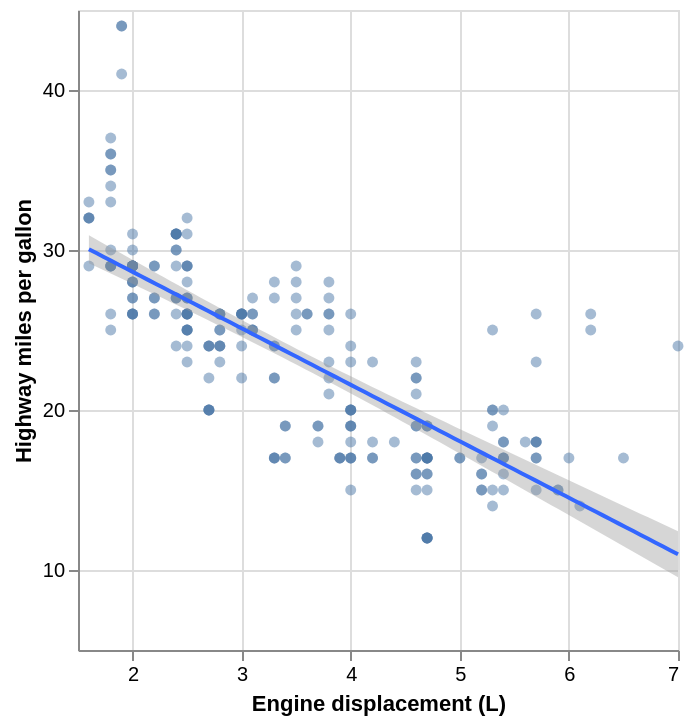

Specify this chart in Vega-Lite:
### Vega-Lite specification from a JSON file in a GitHub repository (floating-point values rounded to 4 significant figures; data arrays with more than 128 entries replaced by an {"elided": "..."} marker saying what was removed)
{"$schema": "https://vega.github.io/schema/vega-lite/v6.json", "data": {"values": {"elided": "234 records"}}, "width": "container", "height": 320, "layer": [{"mark": {"type": "point", "filled": true, "opacity": 0.5}, "encoding": {"x": {"field": "displ", "type": "quantitative", "title": "Engine displacement (L)", "scale": {"zero": false}}, "y": {"field": "hwy", "type": "quantitative", "title": "Highway miles per gallon", "scale": {"zero": false}}}}, {"data": {"values": [{"displ": 1.6, "hwy": 30.05, "__ymin": 29.18, "__ymax": 30.92}, {"displ": 1.668, "hwy": 29.81, "__ymin": 28.96, "__ymax": 30.66}, {"displ": 1.737, "hwy": 29.57, "__ymin": 28.74, "__ymax": 30.39}, {"displ": 1.805, "hwy": 29.32, "__ymin": 28.52, "__ymax": 30.13}, {"displ": 1.873, "hwy": 29.08, "__ymin": 28.3, "__ymax": 29.87}, {"displ": 1.942, "hwy": 28.84, "__ymin": 28.08, "__ymax": 29.61}, {"displ": 2.01, "hwy": 28.6, "__ymin": 27.85, "__ymax": 29.35}, {"displ": 2.078, "hwy": 28.36, "__ymin": 27.63, "__ymax": 29.09}, {"displ": 2.147, "hwy": 28.12, "__ymin": 27.41, "__ymax": 28.83}, {"displ": 2.215, "hwy": 27.88, "__ymin": 27.19, "__ymax": 28.57}, {"displ": 2.284, "hwy": 27.64, "__ymin": 26.96, "__ymax": 28.31}, {"displ": 2.352, "hwy": 27.39, "__ymin": 26.74, "__ymax": 28.05}, {"displ": 2.42, "hwy": 27.15, "__ymin": 26.52, "__ymax": 27.79}, {"displ": 2.489, "hwy": 26.91, "__ymin": 26.29, "__ymax": 27.53}, {"displ": 2.557, "hwy": 26.67, "__ymin": 26.06, "__ymax": 27.28}, {"displ": 2.625, "hwy": 26.43, "__ymin": 25.84, "__ymax": 27.02}, {"displ": 2.694, "hwy": 26.19, "__ymin": 25.61, "__ymax": 26.76}, {"displ": 2.762, "hwy": 25.95, "__ymin": 25.38, "__ymax": 26.51}, {"displ": 2.83, "hwy": 25.7, "__ymin": 25.15, "__ymax": 26.26}, {"displ": 2.899, "hwy": 25.46, "__ymin": 24.92, "__ymax": 26.0}, {"displ": 2.967, "hwy": 25.22, "__ymin": 24.69, "__ymax": 25.75}, {"displ": 3.035, "hwy": 24.98, "__ymin": 24.46, "__ymax": 25.5}, {"displ": 3.104, "hwy": 24.74, "__ymin": 24.23, "__ymax": 25.25}, {"displ": 3.172, "hwy": 24.5, "__ymin": 23.99, "__ymax": 25.01}, {"displ": 3.241, "hwy": 24.26, "__ymin": 23.75, "__ymax": 24.76}, {"displ": 3.309, "hwy": 24.02, "__ymin": 23.52, "__ymax": 24.51}, {"displ": 3.377, "hwy": 23.77, "__ymin": 23.28, "__ymax": 24.27}, {"displ": 3.446, "hwy": 23.53, "__ymin": 23.04, "__ymax": 24.03}, {"displ": 3.514, "hwy": 23.29, "__ymin": 22.8, "__ymax": 23.79}, {"displ": 3.582, "hwy": 23.05, "__ymin": 22.55, "__ymax": 23.55}, {"displ": 3.651, "hwy": 22.81, "__ymin": 22.31, "__ymax": 23.31}, {"displ": 3.719, "hwy": 22.57, "__ymin": 22.06, "__ymax": 23.07}, {"displ": 3.787, "hwy": 22.33, "__ymin": 21.82, "__ymax": 22.83}, {"displ": 3.856, "hwy": 22.08, "__ymin": 21.57, "__ymax": 22.6}, {"displ": 3.924, "hwy": 21.84, "__ymin": 21.32, "__ymax": 22.37}, {"displ": 3.992, "hwy": 21.6, "__ymin": 21.07, "__ymax": 22.13}, {"displ": 4.061, "hwy": 21.36, "__ymin": 20.82, "__ymax": 21.9}, {"displ": 4.129, "hwy": 21.12, "__ymin": 20.56, "__ymax": 21.67}, {"displ": 4.197, "hwy": 20.88, "__ymin": 20.31, "__ymax": 21.45}, {"displ": 4.266, "hwy": 20.64, "__ymin": 20.06, "__ymax": 21.22}, {"displ": 4.334, "hwy": 20.4, "__ymin": 19.8, "__ymax": 20.99}, {"displ": 4.403, "hwy": 20.15, "__ymin": 19.54, "__ymax": 20.76}, {"displ": 4.471, "hwy": 19.91, "__ymin": 19.29, "__ymax": 20.54}, {"displ": 4.539, "hwy": 19.67, "__ymin": 19.03, "__ymax": 20.31}, {"displ": 4.608, "hwy": 19.43, "__ymin": 18.77, "__ymax": 20.09}, {"displ": 4.676, "hwy": 19.19, "__ymin": 18.51, "__ymax": 19.86}, {"displ": 4.744, "hwy": 18.95, "__ymin": 18.25, "__ymax": 19.64}, {"displ": 4.813, "hwy": 18.71, "__ymin": 17.99, "__ymax": 19.42}, {"displ": 4.881, "hwy": 18.46, "__ymin": 17.73, "__ymax": 19.2}, {"displ": 4.949, "hwy": 18.22, "__ymin": 17.47, "__ymax": 18.97}, {"displ": 5.018, "hwy": 17.98, "__ymin": 17.21, "__ymax": 18.75}, {"displ": 5.086, "hwy": 17.74, "__ymin": 16.95, "__ymax": 18.53}, {"displ": 5.154, "hwy": 17.5, "__ymin": 16.69, "__ymax": 18.31}, {"displ": 5.223, "hwy": 17.26, "__ymin": 16.42, "__ymax": 18.09}, {"displ": 5.291, "hwy": 17.02, "__ymin": 16.16, "__ymax": 17.87}, {"displ": 5.359, "hwy": 16.78, "__ymin": 15.9, "__ymax": 17.65}, {"displ": 5.428, "hwy": 16.53, "__ymin": 15.64, "__ymax": 17.43}, {"displ": 5.496, "hwy": 16.29, "__ymin": 15.37, "__ymax": 17.21}, {"displ": 5.565, "hwy": 16.05, "__ymin": 15.11, "__ymax": 16.99}, {"displ": 5.633, "hwy": 15.81, "__ymin": 14.85, "__ymax": 16.77}, {"displ": 5.701, "hwy": 15.57, "__ymin": 14.58, "__ymax": 16.56}, {"displ": 5.77, "hwy": 15.33, "__ymin": 14.32, "__ymax": 16.34}, {"displ": 5.838, "hwy": 15.09, "__ymin": 14.05, "__ymax": 16.12}, {"displ": 5.906, "hwy": 14.84, "__ymin": 13.79, "__ymax": 15.9}, {"displ": 5.975, "hwy": 14.6, "__ymin": 13.52, "__ymax": 15.68}, {"displ": 6.043, "hwy": 14.36, "__ymin": 13.26, "__ymax": 15.46}, {"displ": 6.111, "hwy": 14.12, "__ymin": 13.0, "__ymax": 15.25}, {"displ": 6.18, "hwy": 13.88, "__ymin": 12.73, "__ymax": 15.03}, {"displ": 6.248, "hwy": 13.64, "__ymin": 12.47, "__ymax": 14.81}, {"displ": 6.316, "hwy": 13.4, "__ymin": 12.2, "__ymax": 14.59}, {"displ": 6.385, "hwy": 13.16, "__ymin": 11.93, "__ymax": 14.38}, {"displ": 6.453, "hwy": 12.91, "__ymin": 11.67, "__ymax": 14.16}, {"displ": 6.522, "hwy": 12.67, "__ymin": 11.4, "__ymax": 13.94}, {"displ": 6.59, "hwy": 12.43, "__ymin": 11.14, "__ymax": 13.72}, {"displ": 6.658, "hwy": 12.19, "__ymin": 10.87, "__ymax": 13.51}, {"displ": 6.727, "hwy": 11.95, "__ymin": 10.61, "__ymax": 13.29}, {"displ": 6.795, "hwy": 11.71, "__ymin": 10.34, "__ymax": 13.07}, {"displ": 6.863, "hwy": 11.47, "__ymin": 10.08, "__ymax": 12.86}, {"displ": 6.932, "hwy": 11.22, "__ymin": 9.81, "__ymax": 12.64}, {"displ": 7.0, "hwy": 10.98, "__ymin": 9.544, "__ymax": 12.42}]}, "mark": {"type": "area", "style": "phiz-band"}, "encoding": {"x": {"field": "displ", "type": "quantitative", "title": "Engine displacement (L)", "scale": {"zero": false}}, "y": {"field": "__ymin", "type": "quantitative", "title": "Highway miles per gallon", "scale": {"zero": false}}, "y2": {"field": "__ymax"}}}, {"data": {"values": [{"displ": 1.6, "hwy": 30.05, "__ymin": 29.18, "__ymax": 30.92}, {"displ": 1.668, "hwy": 29.81, "__ymin": 28.96, "__ymax": 30.66}, {"displ": 1.737, "hwy": 29.57, "__ymin": 28.74, "__ymax": 30.39}, {"displ": 1.805, "hwy": 29.32, "__ymin": 28.52, "__ymax": 30.13}, {"displ": 1.873, "hwy": 29.08, "__ymin": 28.3, "__ymax": 29.87}, {"displ": 1.942, "hwy": 28.84, "__ymin": 28.08, "__ymax": 29.61}, {"displ": 2.01, "hwy": 28.6, "__ymin": 27.85, "__ymax": 29.35}, {"displ": 2.078, "hwy": 28.36, "__ymin": 27.63, "__ymax": 29.09}, {"displ": 2.147, "hwy": 28.12, "__ymin": 27.41, "__ymax": 28.83}, {"displ": 2.215, "hwy": 27.88, "__ymin": 27.19, "__ymax": 28.57}, {"displ": 2.284, "hwy": 27.64, "__ymin": 26.96, "__ymax": 28.31}, {"displ": 2.352, "hwy": 27.39, "__ymin": 26.74, "__ymax": 28.05}, {"displ": 2.42, "hwy": 27.15, "__ymin": 26.52, "__ymax": 27.79}, {"displ": 2.489, "hwy": 26.91, "__ymin": 26.29, "__ymax": 27.53}, {"displ": 2.557, "hwy": 26.67, "__ymin": 26.06, "__ymax": 27.28}, {"displ": 2.625, "hwy": 26.43, "__ymin": 25.84, "__ymax": 27.02}, {"displ": 2.694, "hwy": 26.19, "__ymin": 25.61, "__ymax": 26.76}, {"displ": 2.762, "hwy": 25.95, "__ymin": 25.38, "__ymax": 26.51}, {"displ": 2.83, "hwy": 25.7, "__ymin": 25.15, "__ymax": 26.26}, {"displ": 2.899, "hwy": 25.46, "__ymin": 24.92, "__ymax": 26.0}, {"displ": 2.967, "hwy": 25.22, "__ymin": 24.69, "__ymax": 25.75}, {"displ": 3.035, "hwy": 24.98, "__ymin": 24.46, "__ymax": 25.5}, {"displ": 3.104, "hwy": 24.74, "__ymin": 24.23, "__ymax": 25.25}, {"displ": 3.172, "hwy": 24.5, "__ymin": 23.99, "__ymax": 25.01}, {"displ": 3.241, "hwy": 24.26, "__ymin": 23.75, "__ymax": 24.76}, {"displ": 3.309, "hwy": 24.02, "__ymin": 23.52, "__ymax": 24.51}, {"displ": 3.377, "hwy": 23.77, "__ymin": 23.28, "__ymax": 24.27}, {"displ": 3.446, "hwy": 23.53, "__ymin": 23.04, "__ymax": 24.03}, {"displ": 3.514, "hwy": 23.29, "__ymin": 22.8, "__ymax": 23.79}, {"displ": 3.582, "hwy": 23.05, "__ymin": 22.55, "__ymax": 23.55}, {"displ": 3.651, "hwy": 22.81, "__ymin": 22.31, "__ymax": 23.31}, {"displ": 3.719, "hwy": 22.57, "__ymin": 22.06, "__ymax": 23.07}, {"displ": 3.787, "hwy": 22.33, "__ymin": 21.82, "__ymax": 22.83}, {"displ": 3.856, "hwy": 22.08, "__ymin": 21.57, "__ymax": 22.6}, {"displ": 3.924, "hwy": 21.84, "__ymin": 21.32, "__ymax": 22.37}, {"displ": 3.992, "hwy": 21.6, "__ymin": 21.07, "__ymax": 22.13}, {"displ": 4.061, "hwy": 21.36, "__ymin": 20.82, "__ymax": 21.9}, {"displ": 4.129, "hwy": 21.12, "__ymin": 20.56, "__ymax": 21.67}, {"displ": 4.197, "hwy": 20.88, "__ymin": 20.31, "__ymax": 21.45}, {"displ": 4.266, "hwy": 20.64, "__ymin": 20.06, "__ymax": 21.22}, {"displ": 4.334, "hwy": 20.4, "__ymin": 19.8, "__ymax": 20.99}, {"displ": 4.403, "hwy": 20.15, "__ymin": 19.54, "__ymax": 20.76}, {"displ": 4.471, "hwy": 19.91, "__ymin": 19.29, "__ymax": 20.54}, {"displ": 4.539, "hwy": 19.67, "__ymin": 19.03, "__ymax": 20.31}, {"displ": 4.608, "hwy": 19.43, "__ymin": 18.77, "__ymax": 20.09}, {"displ": 4.676, "hwy": 19.19, "__ymin": 18.51, "__ymax": 19.86}, {"displ": 4.744, "hwy": 18.95, "__ymin": 18.25, "__ymax": 19.64}, {"displ": 4.813, "hwy": 18.71, "__ymin": 17.99, "__ymax": 19.42}, {"displ": 4.881, "hwy": 18.46, "__ymin": 17.73, "__ymax": 19.2}, {"displ": 4.949, "hwy": 18.22, "__ymin": 17.47, "__ymax": 18.97}, {"displ": 5.018, "hwy": 17.98, "__ymin": 17.21, "__ymax": 18.75}, {"displ": 5.086, "hwy": 17.74, "__ymin": 16.95, "__ymax": 18.53}, {"displ": 5.154, "hwy": 17.5, "__ymin": 16.69, "__ymax": 18.31}, {"displ": 5.223, "hwy": 17.26, "__ymin": 16.42, "__ymax": 18.09}, {"displ": 5.291, "hwy": 17.02, "__ymin": 16.16, "__ymax": 17.87}, {"displ": 5.359, "hwy": 16.78, "__ymin": 15.9, "__ymax": 17.65}, {"displ": 5.428, "hwy": 16.53, "__ymin": 15.64, "__ymax": 17.43}, {"displ": 5.496, "hwy": 16.29, "__ymin": 15.37, "__ymax": 17.21}, {"displ": 5.565, "hwy": 16.05, "__ymin": 15.11, "__ymax": 16.99}, {"displ": 5.633, "hwy": 15.81, "__ymin": 14.85, "__ymax": 16.77}, {"displ": 5.701, "hwy": 15.57, "__ymin": 14.58, "__ymax": 16.56}, {"displ": 5.77, "hwy": 15.33, "__ymin": 14.32, "__ymax": 16.34}, {"displ": 5.838, "hwy": 15.09, "__ymin": 14.05, "__ymax": 16.12}, {"displ": 5.906, "hwy": 14.84, "__ymin": 13.79, "__ymax": 15.9}, {"displ": 5.975, "hwy": 14.6, "__ymin": 13.52, "__ymax": 15.68}, {"displ": 6.043, "hwy": 14.36, "__ymin": 13.26, "__ymax": 15.46}, {"displ": 6.111, "hwy": 14.12, "__ymin": 13.0, "__ymax": 15.25}, {"displ": 6.18, "hwy": 13.88, "__ymin": 12.73, "__ymax": 15.03}, {"displ": 6.248, "hwy": 13.64, "__ymin": 12.47, "__ymax": 14.81}, {"displ": 6.316, "hwy": 13.4, "__ymin": 12.2, "__ymax": 14.59}, {"displ": 6.385, "hwy": 13.16, "__ymin": 11.93, "__ymax": 14.38}, {"displ": 6.453, "hwy": 12.91, "__ymin": 11.67, "__ymax": 14.16}, {"displ": 6.522, "hwy": 12.67, "__ymin": 11.4, "__ymax": 13.94}, {"displ": 6.59, "hwy": 12.43, "__ymin": 11.14, "__ymax": 13.72}, {"displ": 6.658, "hwy": 12.19, "__ymin": 10.87, "__ymax": 13.51}, {"displ": 6.727, "hwy": 11.95, "__ymin": 10.61, "__ymax": 13.29}, {"displ": 6.795, "hwy": 11.71, "__ymin": 10.34, "__ymax": 13.07}, {"displ": 6.863, "hwy": 11.47, "__ymin": 10.08, "__ymax": 12.86}, {"displ": 6.932, "hwy": 11.22, "__ymin": 9.81, "__ymax": 12.64}, {"displ": 7.0, "hwy": 10.98, "__ymin": 9.544, "__ymax": 12.42}]}, "mark": {"type": "line", "strokeWidth": 2, "style": "phiz-fit"}, "encoding": {"x": {"field": "displ", "type": "quantitative", "title": "Engine displacement (L)", "scale": {"zero": false}}, "y": {"field": "hwy", "type": "quantitative", "title": "Highway miles per gallon", "scale": {"zero": false}}}}], "config": {"axisQuantitative": {"tickCount": 5}, "style": {"phiz-fit": {"color": "#3366FF"}, "phiz-band": {"color": "#999999", "opacity": 0.4}}}, "usermeta": {"phiz": {"dark": {"background": "transparent", "view": {"fill": null, "stroke": "#3F3F46"}, "axis": {"gridColor": "rgba(255, 255, 255, 0.12)", "gridOpacity": 1, "domainColor": "#71717A", "tickColor": "#71717A", "labelColor": "#A1A1AA", "titleColor": "#E4E4E7"}, "legend": {"labelColor": "#E4E4E7", "titleColor": "#E4E4E7"}, "header": {"labelColor": "#E4E4E7", "titleColor": "#E4E4E7"}, "title": {"color": "#E4E4E7", "subtitleColor": "#A1A1AA"}, "mark": {"color": "#8AB4F8"}, "point": {"color": "#8AB4F8"}, "line": {"color": "#8AB4F8"}, "text": {"color": "#E4E4E7"}, "rule": {"color": "#A1A1AA"}, "style": {"phiz-fit": {"color": "#A5C8FF"}, "phiz-band": {"color": "#FFFFFF", "opacity": 0.16}}}}}}
